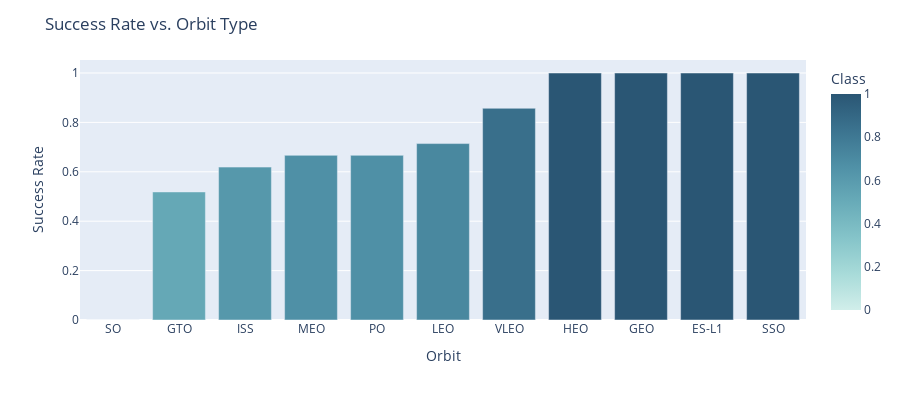

Source (notebook cell):
### Code cell
fig = px.bar(xh, x='Orbit', y='Class', hover_data=['Orbit', 'Class'], color='Class', height=400, color_continuous_scale='teal')
fig.update_layout(title='Success Rate vs. Orbit Type', xaxis_title='Orbit', yaxis_title='Success Rate' )
fig.show()

### Figure 1 — Plotly figure (JSON) as saved in the notebook; plotly's stock layout.template omitted (floating-point values rounded to 4 significant figures)
{"data": [{"hovertemplate": "Orbit=%{x}<br>Class=%{marker.color}<extra></extra>", "legendgroup": "", "marker": {"color": [0.0, 0.5185, 0.619, 0.6667, 0.6667, 0.7143, 0.8571, 1.0, 1.0, 1.0, 1.0], "coloraxis": "coloraxis", "pattern": {"shape": ""}}, "name": "", "orientation": "v", "showlegend": false, "textposition": "auto", "type": "bar", "x": ["SO", "GTO", "ISS", "MEO", "PO", "LEO", "VLEO", "HEO", "GEO", "ES-L1", "SSO"], "xaxis": "x", "y": [0.0, 0.5185, 0.619, 0.6667, 0.6667, 0.7143, 0.8571, 1.0, 1.0, 1.0, 1.0], "yaxis": "y"}], "layout": {"barmode": "relative", "coloraxis": {"colorbar": {"title": {"text": "Class"}}, "colorscale": [[0, "rgb(209, 238, 234)"], [0.1667, "rgb(168, 219, 217)"], [0.3333, "rgb(133, 196, 201)"], [0.5, "rgb(104, 171, 184)"], [0.6667, "rgb(79, 144, 166)"], [0.8333, "rgb(59, 115, 143)"], [1, "rgb(42, 86, 116)"]]}, "height": 400, "legend": {"tracegroupgap": 0}, "margin": {"t": 60}, "title": {"text": "Success Rate vs. Orbit Type"}, "xaxis": {"anchor": "y", "domain": [0, 1], "title": {"text": "Orbit"}}, "yaxis": {"anchor": "x", "domain": [0, 1], "title": {"text": "Success Rate"}}}}
